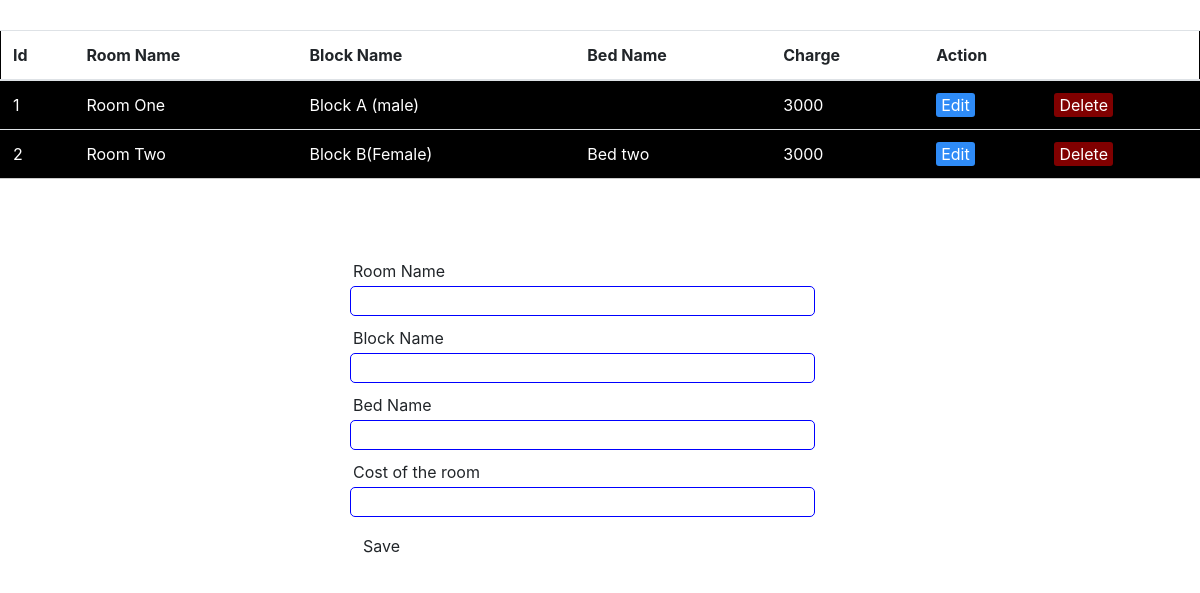
Screenshot of /Admin/editroom.php with the database file from the repository.
### tables this page shows
CREATE TABLE `room` (
  `id` int(11) NOT NULL,
  `name` varchar(100) NOT NULL,
  `block` varchar(100) NOT NULL,
  `bed` varchar(100) NOT NULL,
  `charge` int(11) NOT NULL
);

### Admin/edcon.php (called while the page is built, shortened)
<?php
$name="";
$block="";
$bed="";
$charge="";
$edit_state=false;
$db =mysqli_connect('localhost', 'root', '', 'bondo');
$results =mysqli_query($db, "SELECT * FROM room");
?>

### Admin/editroom.php (the view, shortened to what this page needs)
<?php include('edcon.php');
?>
<!DOCTYPE html>
<html lang="en">
<head>
    <link rel="stylesheet" href="style.css">
    <link rel="stylesheet" href="https://cdn.jsdelivr.net/npm/bootstrap@4.6.1/dist/css/bootstrap.min.css ">
</head>
<body>
    <table class="table">
           <thead class="table-brown">
                   <tr>
                   <th>Id</th>
                   <th>Room Name</th>
                   <th>Block Name</th>
                   <th>Bed Name</th>
                   <th>Charge</th>
                   <th colspan="2">Action</th>
                   </tr>
          </thead>
          <tbody>
          <?php while($row=mysqli_fetch_array($results)){?>
           <tr>
           <td><?php echo $row['id'];?></td>
           <td><?php echo $row['name'];?></td>
           <td><?php echo $row['block'];?></td>
           <td><?php echo $row['bed'];?></td>
           <td><?php echo $row['charge'];?></td>
           <td>
                <a class="ebtn" href="editroom.php?edit= <?php echo $row['id']; ?>">Edit</a>
           </td>
           <td>
                <a  class="dbtn" href="edcon.php?del= <?php echo $row['id']; ?>">Delete</a>
           </td>
           </tr>
          <?php }?>
          </tbody>
    </table>
    <form action="edcon.php" method="post" >
    <div class="inputg">
        <label for="">Room Name</label>
        <input type="text" name="nm"  value=" <?php echo $name; ?>">
    </div>
    <div class="inputg">
        <label for="">Block Name</label>
        <input type="text" name="bl" value=" <?php echo $block; ?>">
    </div>
    <div class="inputg">
        <label for="">Bed Name</label>
        <input type="text" name="be" value=" <?php echo $bed; ?>">
    </div>
    <div class="inputg">
        <label for="">Cost of the room </label>
        <input type="text" name="ch" value=" <?php echo $charge; ?>">
    </div>
    <div class="inputg">
    <?php if($edit_state==false):?>
        <button type="submit" class="btn" name="save">Save</button>
    <?php else: ?>
        <button type="submit" class="btn" name="update">Update</button>
    <?php endif ?>
    </div>
    </form>
</body>
</html>

### Admin/style.css (style rules this page uses)
body { font-size: 19px; background-color: ghostwhite; }
table { width:50%; margin: 30px auto; text-align: left; border:1px solid black; }
tr { border-bottom: 1px solid #cbcbcb; }
th { width: auto; }
td { border: none; height: 30px; padding: 2px auto; background-color: black; color: white; }
form { width: 45%; margin:50px auto; text-align: left; padding: 20px; border-radius: 5px; border: 1px #bbbbbb; }
.inputg { margin:10px 0px 10px 0px; }
.inputg label { display: block; text-align: left; margin: 3px; }
.inputg input { height:30px; width: 93%; padding:5px 10px; font-size: 16px; border-radius: 5px; border: 1px solid blue; }
.btn { padding: 10px; font-size: 16px; color: white; background: #5f9ea0; border:none; border-radius: 5px; }
.ebtn { text-decoration: none; padding: 2px 5px; background: #2e8bf7; color: white; border-radius: 3px; }
.dbtn { text-decoration: none; padding: 2px 5px; background: #800000; color: white; border-radius: 3px; }

### rows the page displays
room: id "1", name "Room One", block "Block A (male)", charge "3000"
room: id "2", name "Room Two", block "Block B(Female)", bed "Bed two", charge "3000"
